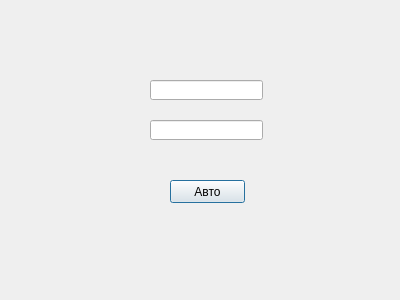
<?xml version="1.0" encoding="UTF-8"?>
<ui version="4.0">
 <class>Dialog</class>
 <widget class="QDialog" name="Dialog">
  <property name="geometry">
   <rect>
    <x>0</x>
    <y>0</y>
    <width>400</width>
    <height>300</height>
   </rect>
  </property>
  <property name="windowTitle">
   <string>Dialog</string>
  </property>
  <widget class="QPushButton" name="autores">
   <property name="geometry">
    <rect>
     <x>170</x>
     <y>180</y>
     <width>75</width>
     <height>23</height>
    </rect>
   </property>
   <property name="text">
    <string>Авто</string>
   </property>
  </widget>
  <widget class="QLineEdit" name="login">
   <property name="geometry">
    <rect>
     <x>150</x>
     <y>80</y>
     <width>113</width>
     <height>20</height>
    </rect>
   </property>
  </widget>
  <widget class="QLineEdit" name="password">
   <property name="geometry">
    <rect>
     <x>150</x>
     <y>120</y>
     <width>113</width>
     <height>20</height>
    </rect>
   </property>
  </widget>
 </widget>
 <resources/>
 <connections/>
</ui>
